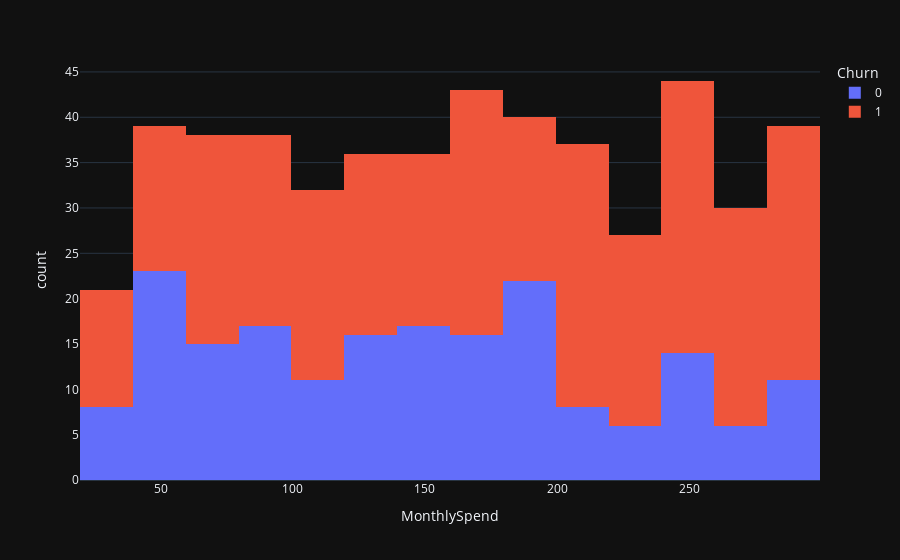

The cell this chart's notebook holds for it:
### Code cell
fig = px.histogram(df, x="MonthlySpend", color="Churn", template="plotly_dark")
fig.show()

### Figure 1 — Plotly figure (JSON) as saved in the notebook; plotly's stock layout.template omitted (floating-point values rounded to 4 significant figures; data arrays with more than 128 entries replaced by an {"elided": "..."} marker saying what was removed)
{"data": [{"alignmentgroup": "True", "bingroup": "x", "hovertemplate": "Churn=0<br>MonthlySpend=%{x}<br>count=%{y}<extra></extra>", "legendgroup": "0", "marker": {"color": "#636efa", "pattern": {"shape": ""}}, "name": "0", "offsetgroup": "0", "orientation": "v", "showlegend": true, "type": "histogram", "x": {"elided": "190 int values"}, "xaxis": "x", "yaxis": "y"}, {"alignmentgroup": "True", "bingroup": "x", "hovertemplate": "Churn=1<br>MonthlySpend=%{x}<br>count=%{y}<extra></extra>", "legendgroup": "1", "marker": {"color": "#EF553B", "pattern": {"shape": ""}}, "name": "1", "offsetgroup": "1", "orientation": "v", "showlegend": true, "type": "histogram", "x": {"elided": "310 int values"}, "xaxis": "x", "yaxis": "y"}], "layout": {"barmode": "relative", "legend": {"title": {"text": "Churn"}, "tracegroupgap": 0}, "margin": {"t": 60}, "xaxis": {"anchor": "y", "domain": [0, 1], "title": {"text": "MonthlySpend"}}, "yaxis": {"anchor": "x", "domain": [0, 1], "title": {"text": "count"}}}}
